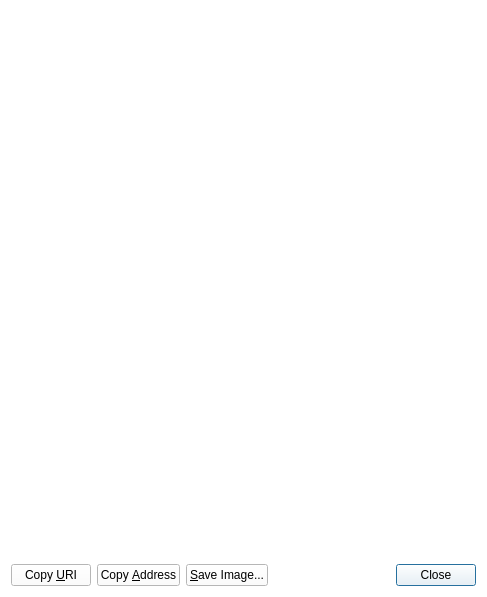
<?xml version="1.0" encoding="UTF-8"?>
<ui version="4.0">
 <class>ReceiveRequestDialog</class>
 <widget class="QDialog" name="ReceiveRequestDialog">
  <property name="geometry">
   <rect>
    <x>0</x>
    <y>0</y>
    <width>487</width>
    <height>597</height>
   </rect>
  </property>
  <property name="styleSheet">
   <string notr="true">font: 8pt &quot;UD Digi Kyokasho NP-R&quot;;
background-color: rgb(255, 255, 255)
</string>
  </property>
  <layout class="QVBoxLayout" name="verticalLayout_3">
   <item>
    <widget class="QRImageWidget" name="lblQRCode">
     <property name="sizePolicy">
      <sizepolicy hsizetype="Expanding" vsizetype="Fixed">
       <horstretch>0</horstretch>
       <verstretch>0</verstretch>
      </sizepolicy>
     </property>
     <property name="minimumSize">
      <size>
       <width>300</width>
       <height>320</height>
      </size>
     </property>
     <property name="toolTip">
      <string>QR Code</string>
     </property>
     <property name="textFormat">
      <enum>Qt::PlainText</enum>
     </property>
     <property name="alignment">
      <set>Qt::AlignCenter</set>
     </property>
     <property name="wordWrap">
      <bool>true</bool>
     </property>
    </widget>
   </item>
   <item>
    <widget class="QTextEdit" name="outUri">
     <property name="sizePolicy">
      <sizepolicy hsizetype="Expanding" vsizetype="Expanding">
       <horstretch>0</horstretch>
       <verstretch>0</verstretch>
      </sizepolicy>
     </property>
     <property name="minimumSize">
      <size>
       <width>0</width>
       <height>50</height>
      </size>
     </property>
     <property name="frameShape">
      <enum>QFrame::NoFrame</enum>
     </property>
     <property name="frameShadow">
      <enum>QFrame::Plain</enum>
     </property>
     <property name="tabChangesFocus">
      <bool>true</bool>
     </property>
     <property name="textInteractionFlags">
      <set>Qt::TextSelectableByKeyboard|Qt::TextSelectableByMouse</set>
     </property>
    </widget>
   </item>
   <item>
    <layout class="QHBoxLayout" name="horizontalLayout">
     <item>
      <widget class="QPushButton" name="btnCopyURI">
       <property name="text">
        <string>Copy &amp;URI</string>
       </property>
       <property name="autoDefault">
        <bool>false</bool>
       </property>
      </widget>
     </item>
     <item>
      <widget class="QPushButton" name="btnCopyAddress">
       <property name="text">
        <string>Copy &amp;Address</string>
       </property>
       <property name="autoDefault">
        <bool>false</bool>
       </property>
      </widget>
     </item>
     <item>
      <widget class="QPushButton" name="btnSaveAs">
       <property name="text">
        <string>&amp;Save Image...</string>
       </property>
       <property name="autoDefault">
        <bool>false</bool>
       </property>
      </widget>
     </item>
     <item>
      <spacer name="horizontalSpacer_2">
       <property name="orientation">
        <enum>Qt::Horizontal</enum>
       </property>
       <property name="sizeHint" stdset="0">
        <size>
         <width>40</width>
         <height>20</height>
        </size>
       </property>
      </spacer>
     </item>
     <item>
      <widget class="QDialogButtonBox" name="buttonBox">
       <property name="standardButtons">
        <set>QDialogButtonBox::Close</set>
       </property>
      </widget>
     </item>
    </layout>
   </item>
  </layout>
 </widget>
 <customwidgets>
  <customwidget>
   <class>QRImageWidget</class>
   <extends>QLabel</extends>
   <header>qt/receiverequestdialog.h</header>
  </customwidget>
 </customwidgets>
 <resources/>
 <connections>
  <connection>
   <sender>buttonBox</sender>
   <signal>rejected()</signal>
   <receiver>ReceiveRequestDialog</receiver>
   <slot>reject()</slot>
   <hints>
    <hint type="sourcelabel">
     <x>452</x>
     <y>573</y>
    </hint>
    <hint type="destinationlabel">
     <x>243</x>
     <y>298</y>
    </hint>
   </hints>
  </connection>
  <connection>
   <sender>buttonBox</sender>
   <signal>accepted()</signal>
   <receiver>ReceiveRequestDialog</receiver>
   <slot>accept()</slot>
   <hints>
    <hint type="sourcelabel">
     <x>452</x>
     <y>573</y>
    </hint>
    <hint type="destinationlabel">
     <x>243</x>
     <y>298</y>
    </hint>
   </hints>
  </connection>
 </connections>
</ui>
